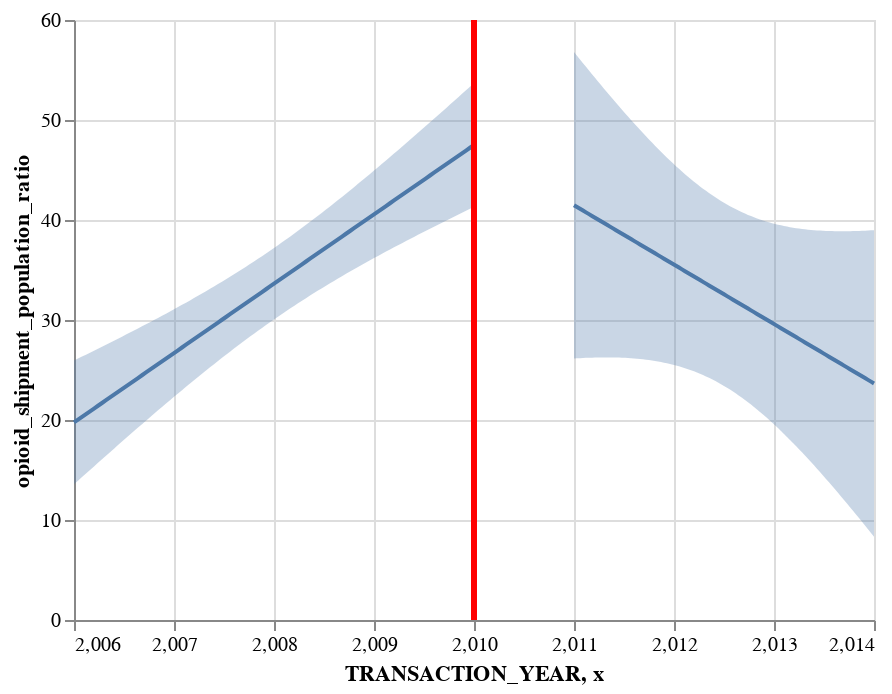

Notebook source saved alongside this figure:
### Markdown cell above
> pre-post opioids

### Code cell
xvar= "TRANSACTION_YEAR"
yvar="opioid_shipment_population_ratio"
fit, chart = pre_post(FL, yvar, xvar, 2010, alpha=0.05)
chart

### Figure 1 — Vega-Lite specification as saved in the notebook (floating-point values rounded to 4 significant figures)
{"config": {"view": {"continuousWidth": 400, "continuousHeight": 300}}, "layer": [{"data": {"name": "data-3f2aefebac1218b7156f5b547f658ecf"}, "mark": "errorband", "encoding": {"x": {"field": "TRANSACTION_YEAR", "type": "quantitative"}, "y": {"field": "ci_low", "title": "opioid_shipment_population_ratio", "type": "quantitative"}, "y2": {"field": "ci_high"}}}, {"data": {"name": "data-f18aa7a1617842da1f4b1eb8fc3f434a"}, "mark": "errorband", "encoding": {"x": {"field": "TRANSACTION_YEAR", "type": "quantitative"}, "y": {"field": "ci_low", "title": "opioid_shipment_population_ratio", "type": "quantitative"}, "y2": {"field": "ci_high"}}}, {"data": {"name": "data-3f2aefebac1218b7156f5b547f658ecf"}, "mark": "line", "encoding": {"x": {"field": "TRANSACTION_YEAR", "type": "quantitative"}, "y": {"field": "opioid_shipment_population_ratio", "type": "quantitative"}}}, {"data": {"name": "data-f18aa7a1617842da1f4b1eb8fc3f434a"}, "mark": "line", "encoding": {"x": {"field": "TRANSACTION_YEAR", "type": "quantitative"}, "y": {"field": "opioid_shipment_population_ratio", "type": "quantitative"}}}, {"data": {"name": "data-c6a99109c809d7b1b46dbbb9b2adf5d2"}, "mark": {"type": "rule", "color": "red", "strokeWidth": 3}, "encoding": {"x": {"field": "x", "type": "quantitative"}}}], "$schema": "https://vega.github.io/schema/vega-lite/v4.17.0.json", "datasets": {"data-3f2aefebac1218b7156f5b547f658ecf": [{"TRANSACTION_YEAR": 2006.0, "opioid_shipment_population_ratio": 19.76, "ci_low": 13.57, "ci_high": 25.95}, {"TRANSACTION_YEAR": 2006.0, "opioid_shipment_population_ratio": 20.04, "ci_low": 13.93, "ci_high": 26.14}, {"TRANSACTION_YEAR": 2006.0, "opioid_shipment_population_ratio": 20.31, "ci_low": 14.29, "ci_high": 26.34}, {"TRANSACTION_YEAR": 2006.0, "opioid_shipment_population_ratio": 20.59, "ci_low": 14.65, "ci_high": 26.54}, {"TRANSACTION_YEAR": 2006.0, "opioid_shipment_population_ratio": 20.87, "ci_low": 15.0, "ci_high": 26.73}, {"TRANSACTION_YEAR": 2006.0, "opioid_shipment_population_ratio": 21.15, "ci_low": 15.36, "ci_high": 26.93}, {"TRANSACTION_YEAR": 2006.0, "opioid_shipment_population_ratio": 21.42, "ci_low": 15.72, "ci_high": 27.13}, {"TRANSACTION_YEAR": 2006.0, "opioid_shipment_population_ratio": 21.7, "ci_low": 16.07, "ci_high": 27.33}, {"TRANSACTION_YEAR": 2006.0, "opioid_shipment_population_ratio": 21.98, "ci_low": 16.43, "ci_high": 27.53}, {"TRANSACTION_YEAR": 2006.0, "opioid_shipment_population_ratio": 22.26, "ci_low": 16.78, "ci_high": 27.73}, {"TRANSACTION_YEAR": 2006.0, "opioid_shipment_population_ratio": 22.53, "ci_low": 17.14, "ci_high": 27.93}, {"TRANSACTION_YEAR": 2006.0, "opioid_shipment_population_ratio": 22.81, "ci_low": 17.49, "ci_high": 28.13}, {"TRANSACTION_YEAR": 2006.0, "opioid_shipment_population_ratio": 23.09, "ci_low": 17.84, "ci_high": 28.34}, {"TRANSACTION_YEAR": 2007.0, "opioid_shipment_population_ratio": 23.37, "ci_low": 18.19, "ci_high": 28.54}, {"TRANSACTION_YEAR": 2007.0, "opioid_shipment_population_ratio": 23.64, "ci_low": 18.54, "ci_high": 28.74}, {"TRANSACTION_YEAR": 2007.0, "opioid_shipment_population_ratio": 23.92, "ci_low": 18.89, "ci_high": 28.95}, {"TRANSACTION_YEAR": 2007.0, "opioid_shipment_population_ratio": 24.2, "ci_low": 19.24, "ci_high": 29.16}, {"TRANSACTION_YEAR": 2007.0, "opioid_shipment_population_ratio": 24.48, "ci_low": 19.59, "ci_high": 29.36}, {"TRANSACTION_YEAR": 2007.0, "opioid_shipment_population_ratio": 24.75, "ci_low": 19.93, "ci_high": 29.57}, {"TRANSACTION_YEAR": 2007.0, "opioid_shipment_population_ratio": 25.03, "ci_low": 20.28, "ci_high": 29.78}, {"TRANSACTION_YEAR": 2007.0, "opioid_shipment_population_ratio": 25.31, "ci_low": 20.62, "ci_high": 30.0}, {"TRANSACTION_YEAR": 2007.0, "opioid_shipment_population_ratio": 25.59, "ci_low": 20.96, "ci_high": 30.21}, {"TRANSACTION_YEAR": 2007.0, "opioid_shipment_population_ratio": 25.86, "ci_low": 21.3, "ci_high": 30.42}, {"TRANSACTION_YEAR": 2007.0, "opioid_shipment_population_ratio": 26.14, "ci_low": 21.64, "ci_high": 30.64}, {"TRANSACTION_YEAR": 2007.0, "opioid_shipment_population_ratio": 26.42, "ci_low": 21.98, "ci_high": 30.85}, {"TRANSACTION_YEAR": 2007.0, "opioid_shipment_population_ratio": 26.69, "ci_low": 22.32, "ci_high": 31.07}, {"TRANSACTION_YEAR": 2007.0, "opioid_shipment_population_ratio": 26.97, "ci_low": 22.65, "ci_high": 31.29}, {"TRANSACTION_YEAR": 2007.0, "opioid_shipment_population_ratio": 27.25, "ci_low": 22.99, "ci_high": 31.51}, {"TRANSACTION_YEAR": 2007.0, "opioid_shipment_population_ratio": 27.53, "ci_low": 23.32, "ci_high": 31.74}, {"TRANSACTION_YEAR": 2007.0, "opioid_shipment_population_ratio": 27.8, "ci_low": 23.65, "ci_high": 31.96}, {"TRANSACTION_YEAR": 2007.0, "opioid_shipment_population_ratio": 28.08, "ci_low": 23.98, "ci_high": 32.19}, {"TRANSACTION_YEAR": 2007.0, "opioid_shipment_population_ratio": 28.36, "ci_low": 24.3, "ci_high": 32.42}, {"TRANSACTION_YEAR": 2007.0, "opioid_shipment_population_ratio": 28.64, "ci_low": 24.63, "ci_high": 32.65}, {"TRANSACTION_YEAR": 2007.0, "opioid_shipment_population_ratio": 28.91, "ci_low": 24.95, "ci_high": 32.88}, {"TRANSACTION_YEAR": 2007.0, "opioid_shipment_population_ratio": 29.19, "ci_low": 25.27, "ci_high": 33.11}, {"TRANSACTION_YEAR": 2007.0, "opioid_shipment_population_ratio": 29.47, "ci_low": 25.59, "ci_high": 33.35}, {"TRANSACTION_YEAR": 2007.0, "opioid_shipment_population_ratio": 29.75, "ci_low": 25.9, "ci_high": 33.59}, {"TRANSACTION_YEAR": 2007.0, "opioid_shipment_population_ratio": 30.02, "ci_low": 26.22, "ci_high": 33.83}, {"TRANSACTION_YEAR": 2008.0, "opioid_shipment_population_ratio": 30.3, "ci_low": 26.53, "ci_high": 34.08}, {"TRANSACTION_YEAR": 2008.0, "opioid_shipment_population_ratio": 30.58, "ci_low": 26.84, "ci_high": 34.32}, {"TRANSACTION_YEAR": 2008.0, "opioid_shipment_population_ratio": 30.86, "ci_low": 27.14, "ci_high": 34.57}, {"TRANSACTION_YEAR": 2008.0, "opioid_shipment_population_ratio": 31.13, "ci_low": 27.45, "ci_high": 34.82}, {"TRANSACTION_YEAR": 2008.0, "opioid_shipment_population_ratio": 31.41, "ci_low": 27.75, "ci_high": 35.08}, {"TRANSACTION_YEAR": 2008.0, "opioid_shipment_population_ratio": 31.69, "ci_low": 28.04, "ci_high": 35.33}, {"TRANSACTION_YEAR": 2008.0, "opioid_shipment_population_ratio": 31.97, "ci_low": 28.34, "ci_high": 35.59}, {"TRANSACTION_YEAR": 2008.0, "opioid_shipment_population_ratio": 32.24, "ci_low": 28.63, "ci_high": 35.85}, {"TRANSACTION_YEAR": 2008.0, "opioid_shipment_population_ratio": 32.52, "ci_low": 28.92, "ci_high": 36.12}, {"TRANSACTION_YEAR": 2008.0, "opioid_shipment_population_ratio": 32.8, "ci_low": 29.21, "ci_high": 36.38}, {"TRANSACTION_YEAR": 2008.0, "opioid_shipment_population_ratio": 33.08, "ci_low": 29.5, "ci_high": 36.66}, {"TRANSACTION_YEAR": 2008.0, "opioid_shipment_population_ratio": 33.35, "ci_low": 29.78, "ci_high": 36.93}, {"TRANSACTION_YEAR": 2008.0, "opioid_shipment_population_ratio": 33.63, "ci_low": 30.06, "ci_high": 37.2}, {"TRANSACTION_YEAR": 2008.0, "opioid_shipment_population_ratio": 33.91, "ci_low": 30.33, "ci_high": 37.48}, {"TRANSACTION_YEAR": 2008.0, "opioid_shipment_population_ratio": 34.19, "ci_low": 30.61, "ci_high": 37.76}, {"TRANSACTION_YEAR": 2008.0, "opioid_shipment_population_ratio": 34.46, "ci_low": 30.88, "ci_high": 38.05}, {"TRANSACTION_YEAR": 2008.0, "opioid_shipment_population_ratio": 34.74, "ci_low": 31.14, "ci_high": 38.34}, {"TRANSACTION_YEAR": 2008.0, "opioid_shipment_population_ratio": 35.02, "ci_low": 31.41, "ci_high": 38.63}, {"TRANSACTION_YEAR": 2008.0, "opioid_shipment_population_ratio": 35.29, "ci_low": 31.67, "ci_high": 38.92}, {"TRANSACTION_YEAR": 2008.0, "opioid_shipment_population_ratio": 35.57, "ci_low": 31.93, "ci_high": 39.22}, {"TRANSACTION_YEAR": 2008.0, "opioid_shipment_population_ratio": 35.85, "ci_low": 32.19, "ci_high": 39.51}, {"TRANSACTION_YEAR": 2008.0, "opioid_shipment_population_ratio": 36.13, "ci_low": 32.44, "ci_high": 39.82}, {"TRANSACTION_YEAR": 2008.0, "opioid_shipment_population_ratio": 36.4, "ci_low": 32.69, "ci_high": 40.12}, {"TRANSACTION_YEAR": 2008.0, "opioid_shipment_population_ratio": 36.68, "ci_low": 32.94, "ci_high": 40.42}, {"TRANSACTION_YEAR": 2008.0, "opioid_shipment_population_ratio": 36.96, "ci_low": 33.18, "ci_high": 40.73}, {"TRANSACTION_YEAR": 2009.0, "opioid_shipment_population_ratio": 37.24, "ci_low": 33.43, "ci_high": 41.04}, {"TRANSACTION_YEAR": 2009.0, "opioid_shipment_population_ratio": 37.51, "ci_low": 33.67, "ci_high": 41.36}, {"TRANSACTION_YEAR": 2009.0, "opioid_shipment_population_ratio": 37.79, "ci_low": 33.91, "ci_high": 41.67}, {"TRANSACTION_YEAR": 2009.0, "opioid_shipment_population_ratio": 38.07, "ci_low": 34.15, "ci_high": 41.99}, {"TRANSACTION_YEAR": 2009.0, "opioid_shipment_population_ratio": 38.35, "ci_low": 34.38, "ci_high": 42.31}, {"TRANSACTION_YEAR": 2009.0, "opioid_shipment_population_ratio": 38.62, "ci_low": 34.61, "ci_high": 42.63}, {"TRANSACTION_YEAR": 2009.0, "opioid_shipment_population_ratio": 38.9, "ci_low": 34.84, "ci_high": 42.96}, {"TRANSACTION_YEAR": 2009.0, "opioid_shipment_population_ratio": 39.18, "ci_low": 35.07, "ci_high": 43.28}, {"TRANSACTION_YEAR": 2009.0, "opioid_shipment_population_ratio": 39.46, "ci_low": 35.3, "ci_high": 43.61}, {"TRANSACTION_YEAR": 2009.0, "opioid_shipment_population_ratio": 39.73, "ci_low": 35.52, "ci_high": 43.94}, {"TRANSACTION_YEAR": 2009.0, "opioid_shipment_population_ratio": 40.01, "ci_low": 35.75, "ci_high": 44.27}, {"TRANSACTION_YEAR": 2009.0, "opioid_shipment_population_ratio": 40.29, "ci_low": 35.97, "ci_high": 44.61}, {"TRANSACTION_YEAR": 2009.0, "opioid_shipment_population_ratio": 40.57, "ci_low": 36.19, "ci_high": 44.94}, {"TRANSACTION_YEAR": 2009.0, "opioid_shipment_population_ratio": 40.84, "ci_low": 36.41, "ci_high": 45.28}, {"TRANSACTION_YEAR": 2009.0, "opioid_shipment_population_ratio": 41.12, "ci_low": 36.62, "ci_high": 45.62}, {"TRANSACTION_YEAR": 2009.0, "opioid_shipment_population_ratio": 41.4, "ci_low": 36.84, "ci_high": 45.96}, {"TRANSACTION_YEAR": 2009.0, "opioid_shipment_population_ratio": 41.68, "ci_low": 37.05, "ci_high": 46.3}, {"TRANSACTION_YEAR": 2009.0, "opioid_shipment_population_ratio": 41.95, "ci_low": 37.27, "ci_high": 46.64}, {"TRANSACTION_YEAR": 2009.0, "opioid_shipment_population_ratio": 42.23, "ci_low": 37.48, "ci_high": 46.98}, {"TRANSACTION_YEAR": 2009.0, "opioid_shipment_population_ratio": 42.51, "ci_low": 37.69, "ci_high": 47.33}, {"TRANSACTION_YEAR": 2009.0, "opioid_shipment_population_ratio": 42.79, "ci_low": 37.9, "ci_high": 47.67}, {"TRANSACTION_YEAR": 2009.0, "opioid_shipment_population_ratio": 43.06, "ci_low": 38.1, "ci_high": 48.02}, {"TRANSACTION_YEAR": 2009.0, "opioid_shipment_population_ratio": 43.34, "ci_low": 38.31, "ci_high": 48.37}, {"TRANSACTION_YEAR": 2009.0, "opioid_shipment_population_ratio": 43.62, "ci_low": 38.52, "ci_high": 48.72}, {"TRANSACTION_YEAR": 2009.0, "opioid_shipment_population_ratio": 43.89, "ci_low": 38.72, "ci_high": 49.07}, {"TRANSACTION_YEAR": 2010.0, "opioid_shipment_population_ratio": 44.17, "ci_low": 38.93, "ci_high": 49.42}, {"TRANSACTION_YEAR": 2010.0, "opioid_shipment_population_ratio": 44.45, "ci_low": 39.13, "ci_high": 49.77}, {"TRANSACTION_YEAR": 2010.0, "opioid_shipment_population_ratio": 44.73, "ci_low": 39.33, "ci_high": 50.12}, {"TRANSACTION_YEAR": 2010.0, "opioid_shipment_population_ratio": 45.0, "ci_low": 39.53, "ci_high": 50.48}, {"TRANSACTION_YEAR": 2010.0, "opioid_shipment_population_ratio": 45.28, "ci_low": 39.73, "ci_high": 50.83}, {"TRANSACTION_YEAR": 2010.0, "opioid_shipment_population_ratio": 45.56, "ci_low": 39.93, "ci_high": 51.19}, {"TRANSACTION_YEAR": 2010.0, "opioid_shipment_population_ratio": 45.84, "ci_low": 40.13, "ci_high": 51.54}, {"TRANSACTION_YEAR": 2010.0, "opioid_shipment_population_ratio": 46.11, "ci_low": 40.33, "ci_high": 51.9}, {"TRANSACTION_YEAR": 2010.0, "opioid_shipment_population_ratio": 46.39, "ci_low": 40.53, "ci_high": 52.26}, {"TRANSACTION_YEAR": 2010.0, "opioid_shipment_population_ratio": 46.67, "ci_low": 40.72, "ci_high": 52.61}, {"TRANSACTION_YEAR": 2010.0, "opioid_shipment_population_ratio": 46.95, "ci_low": 40.92, "ci_high": 52.97}, {"TRANSACTION_YEAR": 2010.0, "opioid_shipment_population_ratio": 47.22, "ci_low": 41.12, "ci_high": 53.33}, {"TRANSACTION_YEAR": 2010.0, "opioid_shipment_population_ratio": 47.5, "ci_low": 41.31, "ci_high": 53.69}], "data-f18aa7a1617842da1f4b1eb8fc3f434a": [{"TRANSACTION_YEAR": 2011.0, "opioid_shipment_population_ratio": 41.48, "ci_low": 26.15, "ci_high": 56.8}, {"TRANSACTION_YEAR": 2011.0, "opioid_shipment_population_ratio": 41.3, "ci_low": 26.17, "ci_high": 56.43}, {"TRANSACTION_YEAR": 2011.0, "opioid_shipment_population_ratio": 41.12, "ci_low": 26.18, "ci_high": 56.06}, {"TRANSACTION_YEAR": 2011.0, "opioid_shipment_population_ratio": 40.94, "ci_low": 26.2, "ci_high": 55.69}, {"TRANSACTION_YEAR": 2011.0, "opioid_shipment_population_ratio": 40.76, "ci_low": 26.21, "ci_high": 55.32}, {"TRANSACTION_YEAR": 2011.0, "opioid_shipment_population_ratio": 40.59, "ci_low": 26.23, "ci_high": 54.95}, {"TRANSACTION_YEAR": 2011.0, "opioid_shipment_population_ratio": 40.41, "ci_low": 26.24, "ci_high": 54.58}, {"TRANSACTION_YEAR": 2011.0, "opioid_shipment_population_ratio": 40.23, "ci_low": 26.24, "ci_high": 54.22}, {"TRANSACTION_YEAR": 2011.0, "opioid_shipment_population_ratio": 40.05, "ci_low": 26.25, "ci_high": 53.85}, {"TRANSACTION_YEAR": 2011.0, "opioid_shipment_population_ratio": 39.87, "ci_low": 26.26, "ci_high": 53.49}, {"TRANSACTION_YEAR": 2011.0, "opioid_shipment_population_ratio": 39.7, "ci_low": 26.26, "ci_high": 53.13}, {"TRANSACTION_YEAR": 2011.0, "opioid_shipment_population_ratio": 39.52, "ci_low": 26.26, "ci_high": 52.78}, {"TRANSACTION_YEAR": 2011.0, "opioid_shipment_population_ratio": 39.34, "ci_low": 26.26, "ci_high": 52.42}, {"TRANSACTION_YEAR": 2011.0, "opioid_shipment_population_ratio": 39.16, "ci_low": 26.25, "ci_high": 52.07}, {"TRANSACTION_YEAR": 2011.0, "opioid_shipment_population_ratio": 38.98, "ci_low": 26.25, "ci_high": 51.72}, {"TRANSACTION_YEAR": 2011.0, "opioid_shipment_population_ratio": 38.8, "ci_low": 26.24, "ci_high": 51.37}, {"TRANSACTION_YEAR": 2011.0, "opioid_shipment_population_ratio": 38.63, "ci_low": 26.23, "ci_high": 51.03}, {"TRANSACTION_YEAR": 2012.0, "opioid_shipment_population_ratio": 38.45, "ci_low": 26.21, "ci_high": 50.68}, {"TRANSACTION_YEAR": 2012.0, "opioid_shipment_population_ratio": 38.27, "ci_low": 26.2, "ci_high": 50.34}, {"TRANSACTION_YEAR": 2012.0, "opioid_shipment_population_ratio": 38.09, "ci_low": 26.18, "ci_high": 50.01}, {"TRANSACTION_YEAR": 2012.0, "opioid_shipment_population_ratio": 37.91, "ci_low": 26.15, "ci_high": 49.67}, {"TRANSACTION_YEAR": 2012.0, "opioid_shipment_population_ratio": 37.74, "ci_low": 26.13, "ci_high": 49.34}, {"TRANSACTION_YEAR": 2012.0, "opioid_shipment_population_ratio": 37.56, "ci_low": 26.1, "ci_high": 49.01}, {"TRANSACTION_YEAR": 2012.0, "opioid_shipment_population_ratio": 37.38, "ci_low": 26.07, "ci_high": 48.69}, {"TRANSACTION_YEAR": 2012.0, "opioid_shipment_population_ratio": 37.2, "ci_low": 26.03, "ci_high": 48.37}, {"TRANSACTION_YEAR": 2012.0, "opioid_shipment_population_ratio": 37.02, "ci_low": 25.99, "ci_high": 48.05}, {"TRANSACTION_YEAR": 2012.0, "opioid_shipment_population_ratio": 36.84, "ci_low": 25.95, "ci_high": 47.74}, {"TRANSACTION_YEAR": 2012.0, "opioid_shipment_population_ratio": 36.67, "ci_low": 25.9, "ci_high": 47.43}, {"TRANSACTION_YEAR": 2012.0, "opioid_shipment_population_ratio": 36.49, "ci_low": 25.85, "ci_high": 47.12}, {"TRANSACTION_YEAR": 2012.0, "opioid_shipment_population_ratio": 36.31, "ci_low": 25.8, "ci_high": 46.82}, {"TRANSACTION_YEAR": 2012.0, "opioid_shipment_population_ratio": 36.13, "ci_low": 25.74, "ci_high": 46.53}, {"TRANSACTION_YEAR": 2012.0, "opioid_shipment_population_ratio": 35.95, "ci_low": 25.67, "ci_high": 46.24}, {"TRANSACTION_YEAR": 2012.0, "opioid_shipment_population_ratio": 35.78, "ci_low": 25.6, "ci_high": 45.95}, {"TRANSACTION_YEAR": 2012.0, "opioid_shipment_population_ratio": 35.6, "ci_low": 25.53, "ci_high": 45.67}, {"TRANSACTION_YEAR": 2012.0, "opioid_shipment_population_ratio": 35.42, "ci_low": 25.45, "ci_high": 45.39}, {"TRANSACTION_YEAR": 2012.0, "opioid_shipment_population_ratio": 35.24, "ci_low": 25.37, "ci_high": 45.11}, {"TRANSACTION_YEAR": 2012.0, "opioid_shipment_population_ratio": 35.06, "ci_low": 25.28, "ci_high": 44.85}, {"TRANSACTION_YEAR": 2012.0, "opioid_shipment_population_ratio": 34.88, "ci_low": 25.18, "ci_high": 44.59}, {"TRANSACTION_YEAR": 2012.0, "opioid_shipment_population_ratio": 34.71, "ci_low": 25.08, "ci_high": 44.33}, {"TRANSACTION_YEAR": 2012.0, "opioid_shipment_population_ratio": 34.53, "ci_low": 24.98, "ci_high": 44.08}, {"TRANSACTION_YEAR": 2012.0, "opioid_shipment_population_ratio": 34.35, "ci_low": 24.87, "ci_high": 43.83}, {"TRANSACTION_YEAR": 2012.0, "opioid_shipment_population_ratio": 34.17, "ci_low": 24.75, "ci_high": 43.59}, {"TRANSACTION_YEAR": 2012.0, "opioid_shipment_population_ratio": 33.99, "ci_low": 24.62, "ci_high": 43.36}, {"TRANSACTION_YEAR": 2012.0, "opioid_shipment_population_ratio": 33.82, "ci_low": 24.5, "ci_high": 43.14}, {"TRANSACTION_YEAR": 2012.0, "opioid_shipment_population_ratio": 33.64, "ci_low": 24.36, "ci_high": 42.91}, {"TRANSACTION_YEAR": 2012.0, "opioid_shipment_population_ratio": 33.46, "ci_low": 24.22, "ci_high": 42.7}, {"TRANSACTION_YEAR": 2012.0, "opioid_shipment_population_ratio": 33.28, "ci_low": 24.07, "ci_high": 42.49}, {"TRANSACTION_YEAR": 2012.0, "opioid_shipment_population_ratio": 33.1, "ci_low": 23.91, "ci_high": 42.29}, {"TRANSACTION_YEAR": 2012.0, "opioid_shipment_population_ratio": 32.92, "ci_low": 23.75, "ci_high": 42.1}, {"TRANSACTION_YEAR": 2012.0, "opioid_shipment_population_ratio": 32.75, "ci_low": 23.58, "ci_high": 41.91}, {"TRANSACTION_YEAR": 2012.0, "opioid_shipment_population_ratio": 32.57, "ci_low": 23.41, "ci_high": 41.73}, {"TRANSACTION_YEAR": 2013.0, "opioid_shipment_population_ratio": 32.39, "ci_low": 23.23, "ci_high": 41.55}, {"TRANSACTION_YEAR": 2013.0, "opioid_shipment_population_ratio": 32.21, "ci_low": 23.04, "ci_high": 41.38}, {"TRANSACTION_YEAR": 2013.0, "opioid_shipment_population_ratio": 32.03, "ci_low": 22.84, "ci_high": 41.22}, {"TRANSACTION_YEAR": 2013.0, "opioid_shipment_population_ratio": 31.86, "ci_low": 22.64, "ci_high": 41.07}, {"TRANSACTION_YEAR": 2013.0, "opioid_shipment_population_ratio": 31.68, "ci_low": 22.43, "ci_high": 40.92}, {"TRANSACTION_YEAR": 2013.0, "opioid_shipment_population_ratio": 31.5, "ci_low": 22.22, "ci_high": 40.78}, {"TRANSACTION_YEAR": 2013.0, "opioid_shipment_population_ratio": 31.32, "ci_low": 22.0, "ci_high": 40.64}, {"TRANSACTION_YEAR": 2013.0, "opioid_shipment_population_ratio": 31.14, "ci_low": 21.77, "ci_high": 40.51}, {"TRANSACTION_YEAR": 2013.0, "opioid_shipment_population_ratio": 30.96, "ci_low": 21.54, "ci_high": 40.39}, {"TRANSACTION_YEAR": 2013.0, "opioid_shipment_population_ratio": 30.79, "ci_low": 21.3, "ci_high": 40.27}, {"TRANSACTION_YEAR": 2013.0, "opioid_shipment_population_ratio": 30.61, "ci_low": 21.06, "ci_high": 40.16}, {"TRANSACTION_YEAR": 2013.0, "opioid_shipment_population_ratio": 30.43, "ci_low": 20.81, "ci_high": 40.05}, {"TRANSACTION_YEAR": 2013.0, "opioid_shipment_population_ratio": 30.25, "ci_low": 20.55, "ci_high": 39.95}, {"TRANSACTION_YEAR": 2013.0, "opioid_shipment_population_ratio": 30.07, "ci_low": 20.29, "ci_high": 39.86}, {"TRANSACTION_YEAR": 2013.0, "opioid_shipment_population_ratio": 29.9, "ci_low": 20.02, "ci_high": 39.77}, {"TRANSACTION_YEAR": 2013.0, "opioid_shipment_population_ratio": 29.72, "ci_low": 19.75, "ci_high": 39.69}, {"TRANSACTION_YEAR": 2013.0, "opioid_shipment_population_ratio": 29.54, "ci_low": 19.47, "ci_high": 39.61}, {"TRANSACTION_YEAR": 2013.0, "opioid_shipment_population_ratio": 29.36, "ci_low": 19.19, "ci_high": 39.53}, {"TRANSACTION_YEAR": 2013.0, "opioid_shipment_population_ratio": 29.18, "ci_low": 18.9, "ci_high": 39.46}, {"TRANSACTION_YEAR": 2013.0, "opioid_shipment_population_ratio": 29.0, "ci_low": 18.61, "ci_high": 39.4}, {"TRANSACTION_YEAR": 2013.0, "opioid_shipment_population_ratio": 28.83, "ci_low": 18.31, "ci_high": 39.34}, {"TRANSACTION_YEAR": 2013.0, "opioid_shipment_population_ratio": 28.65, "ci_low": 18.01, "ci_high": 39.28}, {"TRANSACTION_YEAR": 2013.0, "opioid_shipment_population_ratio": 28.47, "ci_low": 17.71, "ci_high": 39.23}, {"TRANSACTION_YEAR": 2013.0, "opioid_shipment_population_ratio": 28.29, "ci_low": 17.4, "ci_high": 39.19}, {"TRANSACTION_YEAR": 2013.0, "opioid_shipment_population_ratio": 28.11, "ci_low": 17.08, "ci_high": 39.14}, {"TRANSACTION_YEAR": 2013.0, "opioid_shipment_population_ratio": 27.94, "ci_low": 16.77, "ci_high": 39.1}, {"TRANSACTION_YEAR": 2013.0, "opioid_shipment_population_ratio": 27.76, "ci_low": 16.45, "ci_high": 39.07}, {"TRANSACTION_YEAR": 2013.0, "opioid_shipment_population_ratio": 27.58, "ci_low": 16.12, "ci_high": 39.04}, {"TRANSACTION_YEAR": 2013.0, "opioid_shipment_population_ratio": 27.4, "ci_low": 15.79, "ci_high": 39.01}, {"TRANSACTION_YEAR": 2013.0, "opioid_shipment_population_ratio": 27.22, "ci_low": 15.46, "ci_high": 38.98}, {"TRANSACTION_YEAR": 2013.0, "opioid_shipment_population_ratio": 27.04, "ci_low": 15.13, "ci_high": 38.96}, {"TRANSACTION_YEAR": 2013.0, "opioid_shipment_population_ratio": 26.87, "ci_low": 14.79, "ci_high": 38.94}, {"TRANSACTION_YEAR": 2013.0, "opioid_shipment_population_ratio": 26.69, "ci_low": 14.45, "ci_high": 38.92}, {"TRANSACTION_YEAR": 2014.0, "opioid_shipment_population_ratio": 26.51, "ci_low": 14.11, "ci_high": 38.91}, {"TRANSACTION_YEAR": 2014.0, "opioid_shipment_population_ratio": 26.33, "ci_low": 13.77, "ci_high": 38.9}, {"TRANSACTION_YEAR": 2014.0, "opioid_shipment_population_ratio": 26.15, "ci_low": 13.42, "ci_high": 38.89}, {"TRANSACTION_YEAR": 2014.0, "opioid_shipment_population_ratio": 25.98, "ci_low": 13.07, "ci_high": 38.88}, {"TRANSACTION_YEAR": 2014.0, "opioid_shipment_population_ratio": 25.8, "ci_low": 12.71, "ci_high": 38.88}, {"TRANSACTION_YEAR": 2014.0, "opioid_shipment_population_ratio": 25.62, "ci_low": 12.36, "ci_high": 38.88}, {"TRANSACTION_YEAR": 2014.0, "opioid_shipment_population_ratio": 25.44, "ci_low": 12.0, "ci_high": 38.88}, {"TRANSACTION_YEAR": 2014.0, "opioid_shipment_population_ratio": 25.26, "ci_low": 11.64, "ci_high": 38.88}, {"TRANSACTION_YEAR": 2014.0, "opioid_shipment_population_ratio": 25.08, "ci_low": 11.28, "ci_high": 38.89}, {"TRANSACTION_YEAR": 2014.0, "opioid_shipment_population_ratio": 24.91, "ci_low": 10.92, "ci_high": 38.89}, {"TRANSACTION_YEAR": 2014.0, "opioid_shipment_population_ratio": 24.73, "ci_low": 10.56, "ci_high": 38.9}, {"TRANSACTION_YEAR": 2014.0, "opioid_shipment_population_ratio": 24.55, "ci_low": 10.19, "ci_high": 38.91}, {"TRANSACTION_YEAR": 2014.0, "opioid_shipment_population_ratio": 24.37, "ci_low": 9.82, "ci_high": 38.92}, {"TRANSACTION_YEAR": 2014.0, "opioid_shipment_population_ratio": 24.19, "ci_low": 9.45, "ci_high": 38.94}, {"TRANSACTION_YEAR": 2014.0, "opioid_shipment_population_ratio": 24.01, "ci_low": 9.079, "ci_high": 38.95}, {"TRANSACTION_YEAR": 2014.0, "opioid_shipment_population_ratio": 23.84, "ci_low": 8.706, "ci_high": 38.97}, {"TRANSACTION_YEAR": 2014.0, "opioid_shipment_population_ratio": 23.66, "ci_low": 8.331, "ci_high": 38.99}], "data-c6a99109c809d7b1b46dbbb9b2adf5d2": [{"x": 2010}]}}
